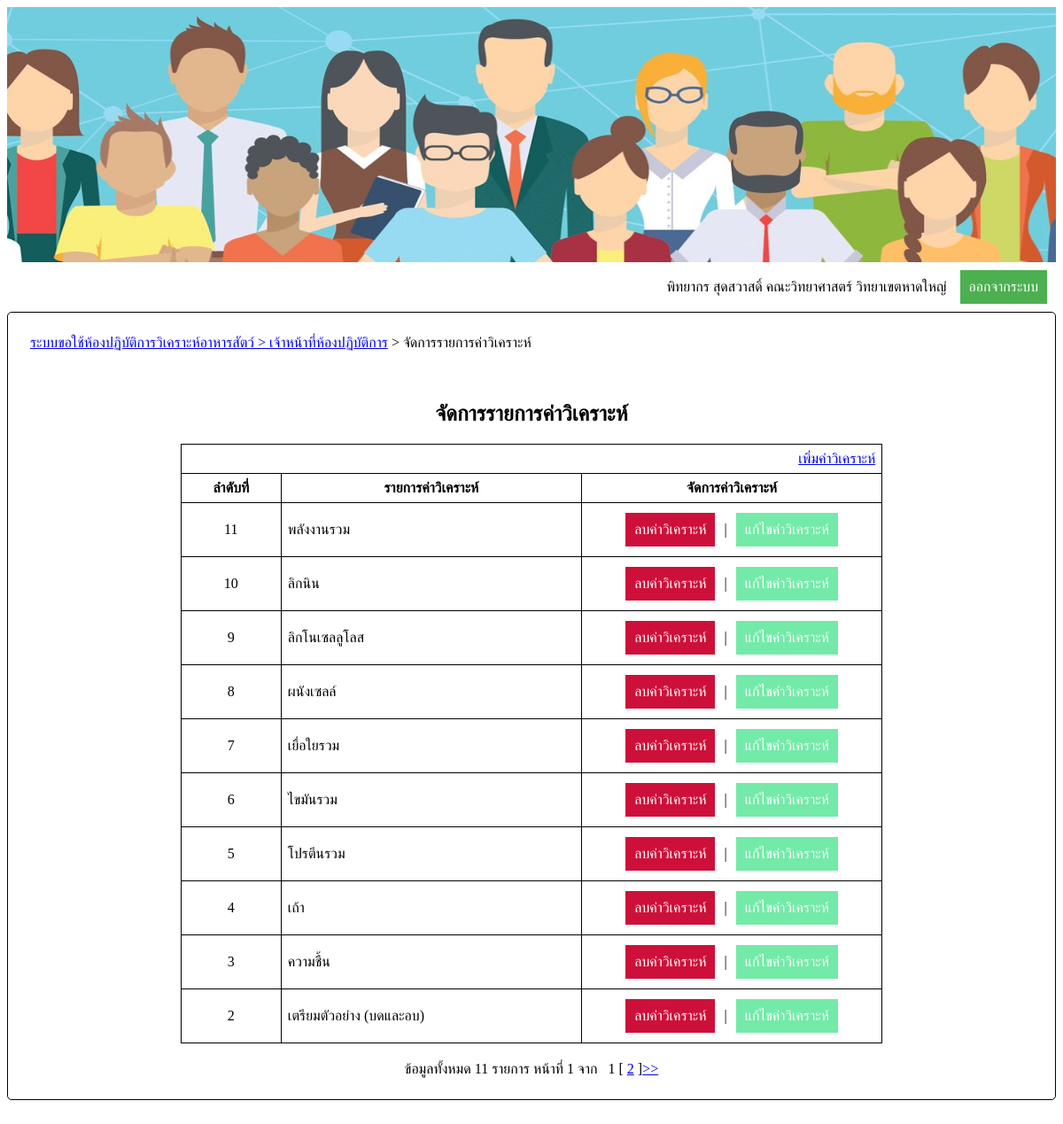
Screenshot of /AManageAnalysis.php?pageNo=1 (signed in) with the database file from the repository.
### tables this page shows
CREATE TABLE `member` (
  `memCode` int(10) unsigned NOT NULL AUTO_INCREMENT,
  `username` varchar(30) NOT NULL,
  `password` varchar(45) NOT NULL,
  `memlevel` int(1) NOT NULL,
  `name` varchar(30) NOT NULL,
  `email` varchar(30) NOT NULL,
  `passmail` varchar(30) DEFAULT NULL,
  `depCode` char(3) NOT NULL,
  PRIMARY KEY (`memCode`),
  KEY `depCode` (`depCode`),
  CONSTRAINT `member_ibfk_1` FOREIGN KEY (`depCode`) REFERENCES `department` (`depCode`)
);

CREATE TABLE `analysislist` (
  `anaCode` int(2) unsigned NOT NULL AUTO_INCREMENT,
  `anaName` varchar(30) NOT NULL,
  PRIMARY KEY (`anaCode`)
);

### AManageAnalysis.php (the view, shortened to what this page needs)
<?php
		if(!(isset($_SESSION['memCode']) && isset($_SESSION['memName'])&& isset($_SESSION['facCode'])&& isset($_SESSION['facName'])&& isset($_SESSION['depCode']) && isset($_SESSION['depName'])))
		{
			echo "<script>
					alert('กรุณาเข้าสู่ระบบใหม่อีกครั้ง');
					window.open('login.php','_self');
			</script>";
		}else{
			$memCode = $_SESSION['memCode'];
			require('connectDB.php');
			$sqlSearchSessionMember = "select * from member where memCode='$memCode';";
			$resultSearchSessionMember = mysqli_query($con,$sqlSearchSessionMember);
			$recnumSearchSessionMember = mysqli_fetch_array($resultSearchSessionMember);
			$memName = $recnumSearchSessionMember[4];
			$facName = $_SESSION['facName'];
		}
?>
<html>
<head>
</head>
<body>
	<center>
		<img src='img/hrm_3.jpg'>
	</center>
	<table id='tbLog' cellpadding='5' width='100%'>
		<tr align='right'>
			<td width='90%'>
				<?php echo "$memName $facName วิทยาเขตหาดใหญ่";  ?>
			</td>
			<td align='center'>
				<button id='signOut'>ออกจากระบบ</button>
			</td>
		</tr>
	</table>
	<table id='myTable' width='100%' cellspacing='10' cellpadding='5'>
		<tr>
			<td colspan='3'><a href='Amain.php'> ระบบขอใช้ห้องปฏิบัติการวิเคราะห์อาหารสัตว์ > เจ้าหน้าที่ห้องปฏิบัติการ</a> > จัดการรายการค่าวิเคราะห์</td>
		</tr>
		<tr>
			<td>&nbsp;</td>
		</tr>
		<tr>
			<td>
				<div align='center'>
					<h2>จัดการรายการค่าวิเคราะห์</h2>
				</div>
				<table border='1' id='tbAnalysis' align='center' cellpadding='7' width='70%'>
					<tr align='right'>
						<td colspan='3'><a href='AAddAnalysis.php'>เพิ่มค่าวิเคราะห์</a></td>
					</tr>
					<tr>
						<th width='10%'>ลำดับที่</th>
						<th width='30%'>รายการค่าวิเคราะห์</th>
						<th width='30%'>จัดการค่าวิเคราะห์</th>
					</tr>
					<?php
						require('connectDB.php');
						$sqlShowAnaList = "select * from analysislist";
						$resultShowAnaList = mysqli_query($con,$sqlShowAnaList);
						$numRowShowAnalist = mysqli_num_rows($resultShowAnaList);
						$perPage = 10;
						if(isset($_REQUEST['pageNo']))
						{
							$pageNo = $_REQUEST['pageNo'];
						}else
						{
							$pageNo = 1;
						}
						$nextPage = $pageNo+1;
						$pageStart = ($perPage*$pageNo)-$perPage;
						if($pageStart>=$numRowShowAnalist)
						{
							$totalPage = 1;
						}else
						{
							if(($numRowShowAnalist%$perPage)==0)
							{
								$totalPage = ($numRowShowAnalist/$perPage);
							}else
							{
								$totalPage = ($numRowShowAnalist/$perPage)+1;
								$totalPage = (int)$totalPage;
							}
						}
						$sqlShowAnaList .= " order by anaCode desc limit $pageStart,$perPage;";
						$resultShowAnaList = mysqli_query($con,$sqlShowAnaList);
						$s = $numRowShowAnalist-$pageStart+1;
						while($recnumShowAnalist = mysqli_fetch_array($resultShowAnaList))
						{
							$s--;
							echo "<tr>
									<td><div id = '$s' class='$recnumShowAnalist[0]' align='center'>$s</div></td>
									<td>$recnumShowAnalist[1]</td>
									<td style='text-align:center;'>
										<button id='btDelAna' >ลบค่าวิเคราะห์</button>&nbsp;&nbsp;|&nbsp;
										<button id='btEditAna'>แก้ไขค่าวิเคราะห์</button>
									</td>
								</tr>";
						}
					?>
				</table>
			</td>
		</tr>
		<tr>
			<td align='center'>
				ข้อมูลทั้งหมด&nbsp;<?php echo $numRowShowAnalist; ?>&nbsp;รายการ&nbsp;หน้าที่ <?php echo $pageNo?>&nbsp;จาก&nbsp;
				<?php
				for($i=1;$i<=$totalPage;$i++)
				{
					$page1 = $pageNo-2;
					$page2 = $pageNo+2;
					if($i!=$pageNo && $i>=$page1 && $i <= $page2)
					{
						echo "[&nbsp;<a href='AManageAnalysis.php?pageNo=$i'>$i</a>&nbsp;]";
					}else
					{
						if($i==$pageNo)
						{
							echo "&nbsp;$i&nbsp;";
						}
					}
				}
				if($pageNo != $totalPage)
				{
					echo "<a href='AManageAnalysis.php?pageNo=$nextPage'>>></a>";
				}
				?>
			</td>
		</tr>
	</table>
	<br><br>
</body>
</html>

### AManageAnalysis.php (style rules this page uses)
body { font-family: sarabun; font-size: 100%; line-height: 1.5; height:90% }
img { height:40%; width:100%; }
table,#fixTB { border:1px solid black; border-collapse: collapse; }
#tbLog { border-left: none; border-right:none; border-top:none; border-bottom:none; }
#signOut { background-color: #4CAF50; border: none; color: white; padding:10px 10px; text-align:center; text-decoration:none; display: inline-block; font-size: 16px; margin: 4px 2px; cursor: pointer; }
#btDelAna { background-color: #CD1039; border: none; color: white; padding:10px 10px; text-align:center; text-decoration:none; display: inline-block; font-size: 16px; margin: 4px 2px; cursor: pointer; }
#btEditAna { background-color: #73EAA8; border: none; color: white; padding:10px 10px; text-align:center; text-decoration:none; display: inline-block; font-size: 16px; margin: 4px 2px; cursor: pointer; }
#myTable { border: 1px solid black; border-collapse: separate; border-radius: 5px; padding:10px; }

### rows the page displays
member: name "พิทยากร สุดสวาสดิ์"
analysislist: anaName "พลังงานรวม"
analysislist: anaName "ลิกนิน"
analysislist: anaName "ลิกโนเซลลูโลส"
analysislist: anaName "ผนังเซลล์"
analysislist: anaName "เยื่อใยรวม"
analysislist: anaName "ไขมันรวม"
analysislist: anaName "โปรตีนรวม"
analysislist: anaName "เถ้า"
analysislist: anaName "ความชื้น"
analysislist: anaName "เตรียมตัวอย่าง (บดและอบ)"

### other values shown
$facName "คณะวิทยาศาสตร์"
$numRowShowAnalist "11"
$pageNo "1"
